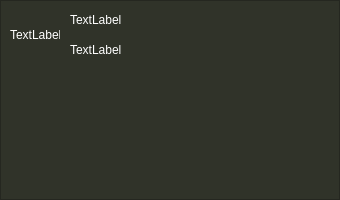
<?xml version="1.0" encoding="UTF-8"?>
<ui version="4.0">
 <class>oneComment</class>
 <widget class="QWidget" name="oneComment">
  <property name="geometry">
   <rect>
    <x>0</x>
    <y>0</y>
    <width>340</width>
    <height>200</height>
   </rect>
  </property>
  <property name="windowTitle">
   <string>Form</string>
  </property>
  <widget class="QFrame" name="frame">
   <property name="geometry">
    <rect>
     <x>0</x>
     <y>0</y>
     <width>340</width>
     <height>200</height>
    </rect>
   </property>
   <property name="styleSheet">
    <string notr="true">background-color: rgb(48, 51, 41);</string>
   </property>
   <property name="frameShape">
    <enum>QFrame::StyledPanel</enum>
   </property>
   <property name="frameShadow">
    <enum>QFrame::Raised</enum>
   </property>
   <widget class="QLabel" name="user_pic_label">
    <property name="geometry">
     <rect>
      <x>10</x>
      <y>10</y>
      <width>50</width>
      <height>50</height>
     </rect>
    </property>
    <property name="styleSheet">
     <string notr="true">color: rgb(255, 255, 255);</string>
    </property>
    <property name="text">
     <string>TextLabel</string>
    </property>
   </widget>
   <widget class="QLabel" name="user_name_label">
    <property name="geometry">
     <rect>
      <x>70</x>
      <y>10</y>
      <width>121</width>
      <height>20</height>
     </rect>
    </property>
    <property name="styleSheet">
     <string notr="true">
color: rgb(255, 255, 255);</string>
    </property>
    <property name="text">
     <string>TextLabel</string>
    </property>
   </widget>
   <widget class="QPlainTextEdit" name="comment_text">
    <property name="geometry">
     <rect>
      <x>5</x>
      <y>70</y>
      <width>331</width>
      <height>121</height>
     </rect>
    </property>
    <property name="styleSheet">
     <string notr="true">color: rgb(255, 255, 255);
background-color: rgb(48, 51, 41);
border: none</string>
    </property>
    <property name="readOnly">
     <bool>true</bool>
    </property>
   </widget>
   <widget class="QLabel" name="time_label">
    <property name="geometry">
     <rect>
      <x>70</x>
      <y>40</y>
      <width>211</width>
      <height>20</height>
     </rect>
    </property>
    <property name="styleSheet">
     <string notr="true">color: rgb(255, 255, 255);</string>
    </property>
    <property name="text">
     <string>TextLabel</string>
    </property>
   </widget>
  </widget>
 </widget>
 <resources/>
 <connections/>
</ui>
